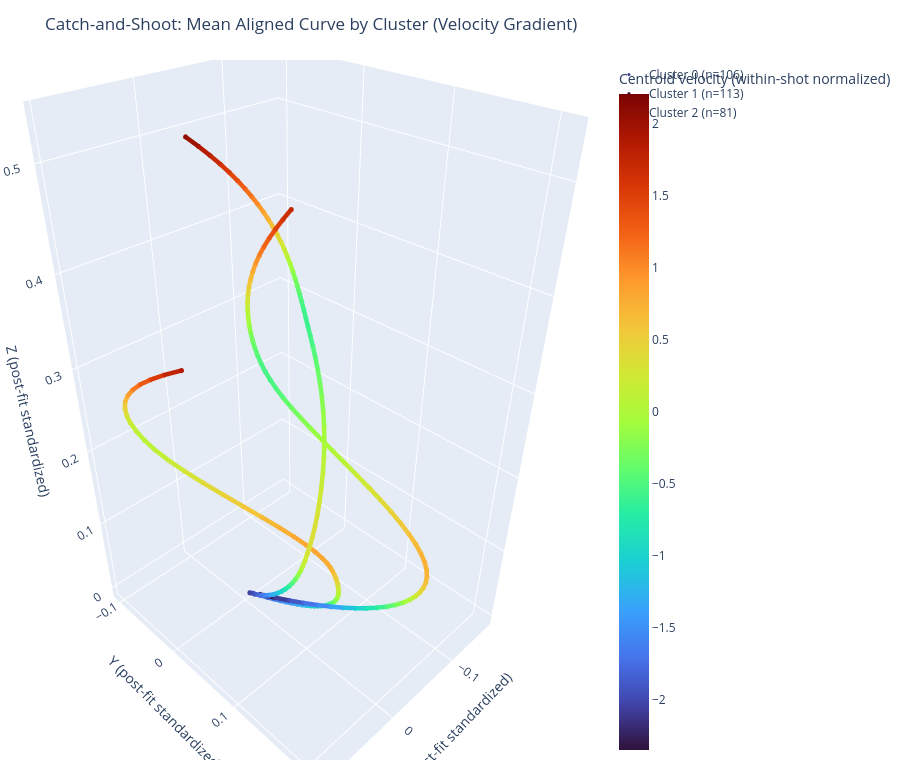

Source (notebook cell):
### Markdown cell above
### Notes on Velocity Normalization

Velocity is normalized **within each shot** as a z-score over that shot's sampled trajectory points before clustering features are formed.

This helps remove raw speed magnitude effects tied to distance, while still preserving *how* velocity changes through the shot path.

### Code cell
# Visualize mean aligned trajectory per cluster (catch-and-shoot)
# using velocity gradient along each centroid curve.
cluster_means = []
for c in sorted(curves_df['cluster'].unique()):
    idx = curves_df.index[curves_df['cluster'] == c].to_numpy()
    mean_curve = aligned_curves[idx].mean(axis=0)
    mean_vel = vel_norm[idx].mean(axis=0)
    cluster_means.append((c, mean_curve, mean_vel, len(idx)))

vel_all = np.concatenate([mvel for _, _, mvel, _ in cluster_means])
vel_min = float(np.min(vel_all))
vel_max = float(np.max(vel_all))

fig_cluster = go.Figure()

for c, mean_curve, mean_vel, n_c in cluster_means:
    x = mean_curve[:, 0]
    y = mean_curve[:, 1]
    z = mean_curve[:, 2]

    # Segment-wise color from average velocity between adjacent points.
    seg_vel = (mean_vel[:-1] + mean_vel[1:]) / 2.0
    seg_colors = velocity_to_color(seg_vel, vel_min, vel_max, colorscale='Turbo')

    for i in range(len(x) - 1):
        fig_cluster.add_trace(go.Scatter3d(
            x=[x[i], x[i + 1]],
            y=[y[i], y[i + 1]],
            z=[z[i], z[i + 1]],
            mode='lines',
            line=dict(width=9, color=seg_colors[i]),
            hoverinfo='skip',
            showlegend=False,
        ))

    fig_cluster.add_trace(go.Scatter3d(
        x=x,
        y=y,
        z=z,
        mode='markers',
        marker=dict(
            size=3,
            color=mean_vel,
            colorscale='Turbo',
            cmin=vel_min,
            cmax=vel_max,
            showscale=False,
        ),
        name=f'Cluster {c} (n={n_c})',
        hovertemplate=(
            f'Cluster {c}<br>'
            'v_norm: %{marker.color:.3f}<br>'
            'x,y,z: (%{x:.3f}, %{y:.3f}, %{z:.3f})<extra></extra>'
        ),
    ))

# Shared colorbar for centroid velocity gradient.
fig_cluster.add_trace(go.Scatter3d(
    x=[None], y=[None], z=[None],
    mode='markers',
    marker=dict(
        size=0.1,
        color=[vel_min],
        colorscale='Turbo',
        cmin=vel_min,
        cmax=vel_max,
        showscale=True,
        colorbar=dict(title='Centroid velocity (within-shot normalized)'),
    ),
    hoverinfo='skip',
    showlegend=False,
))

fig_cluster.update_layout(
    title='Catch-and-Shoot: Mean Aligned Curve by Cluster (Velocity Gradient)',
    scene=dict(
        xaxis_title='X (post-fit standardized)',
        yaxis_title='Y (post-fit standardized)',
        zaxis_title='Z (post-fit standardized)',
        aspectmode='data',
    ),
    height=760,
    margin=dict(l=0, r=0, t=60, b=0),
)
fig_cluster.show()

curves_df[['shot_id', 'player', 'shot_type', 'cluster']].head(12)
